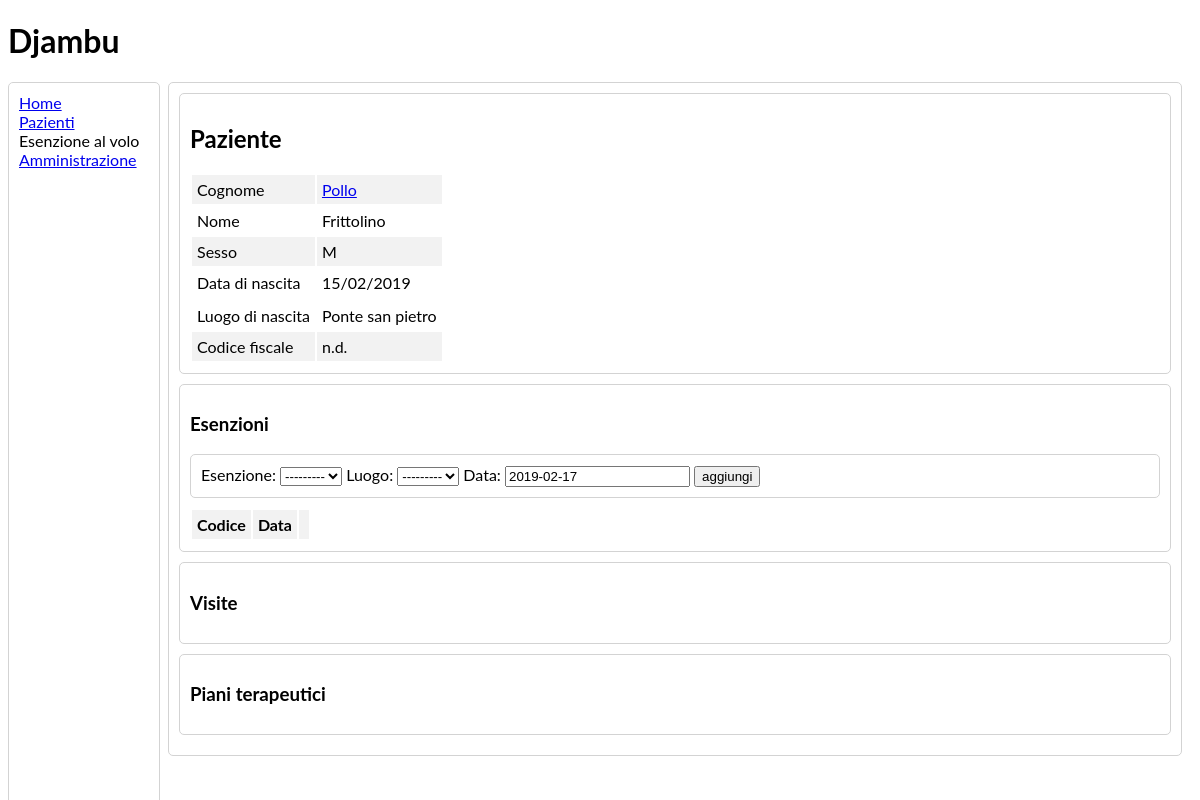
The app's page /patients/1/, older data.
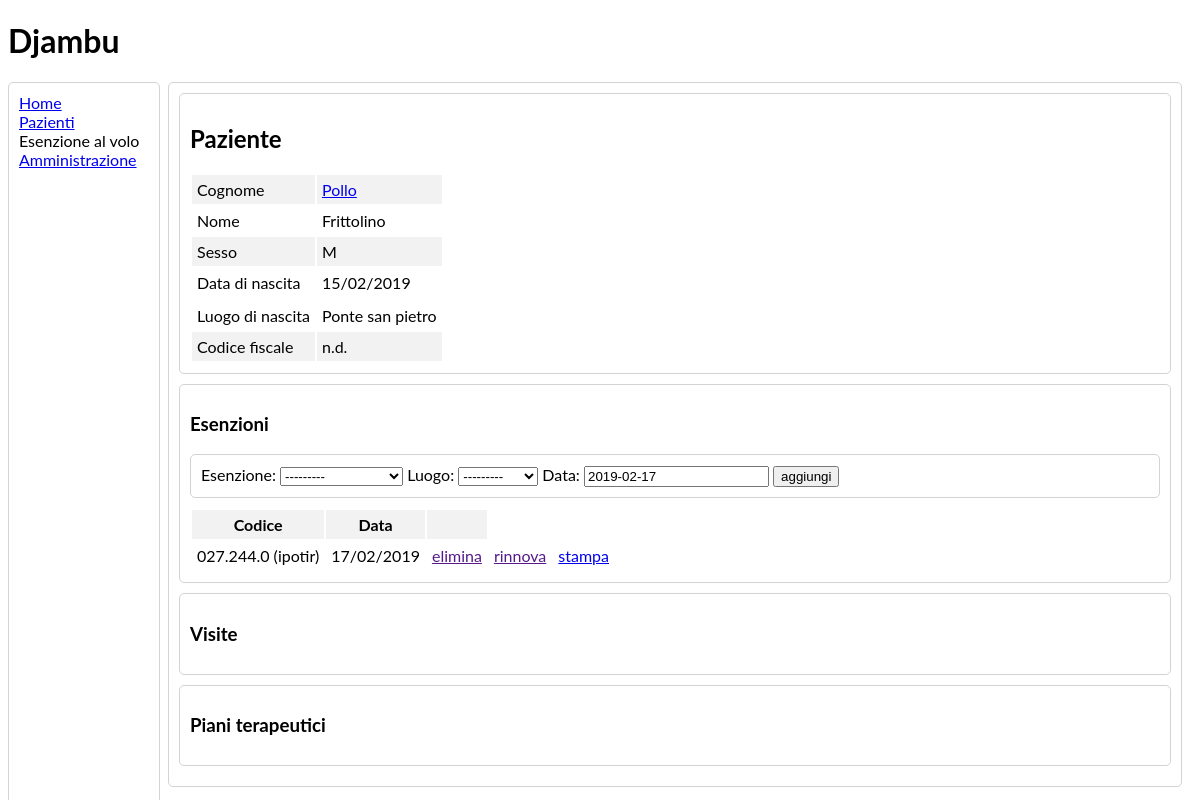
The same page, newer data.
### patients/models.py (models this page shows, shortened)
class Patient(models.Model): # TODO: make fields mandatory
    last_name = models.CharField(max_length=50, verbose_name='cognome')
    first_name = models.CharField(max_length=50, verbose_name='nome')
    sex = models.CharField(max_length=1, choices=SEX_CHOICES, verbose_name='sesso')
    birth_date = models.DateField(verbose_name='data di nascita')
    birth_place = models.CharField(max_length=100, verbose_name='luogo di nascita')
    fiscal_code = models.CharField(max_length=16, blank=True, null=True,
                                   verbose_name='codice fiscale')
    address = models.CharField(max_length=200, blank=True, null=True,
                               verbose_name='indirizzo')
    class Meta:
        verbose_name = 'paziente'
        verbose_name_plural = 'pazienti'

class Exemption(models.Model):
    patient = models.ForeignKey(Patient, on_delete=models.SET_NULL, null=True,
                                blank=True, verbose_name='paziente')
    exemption = models.ForeignKey(ExemptionCodes, on_delete=models.SET_NULL,
                                  null=True, verbose_name='esenzione')
    name = models.CharField(max_length=150, null=True, default=' ',
                            blank=True, verbose_name='nome paziente')
    birth_place = models.CharField(max_length=50, null=True, blank=True,
                                   verbose_name='luogo di nascita',
                                   default=None)
    birth_date = models.DateField(verbose_name='data di nascita', null=True,
                                  blank=True, default=None)
    signature_place = models.ForeignKey(Place, verbose_name='luogo',
                                        on_delete=models.CASCADE)
    signature_date = models.DateField(verbose_name='data',
                                      default=utils.timezone.now)
    class Meta:
        verbose_name = 'esenzione'
        verbose_name_plural = 'esenzioni'

class ExemptionCodes(models.Model):
    code = models.CharField(max_length=10, verbose_name='codice')
    name = models.CharField(max_length=200, verbose_name='nome')
    short_name = models.CharField(max_length=10, verbose_name='abbreviazione')
    def __str__(self):
        return f"{self.code} ({self.short_name})"
    class Meta:
        verbose_name = 'codice esenzione'
        verbose_name_plural = 'codici esenzione'

### patients/views.py (the view)
# urls.py: path('<int:pk>/', PatientDetailView.as_view(),
class PatientDetailView(DetailView):
    model = Patient
    template_name = 'patients/patient_detail.html'
    def get_context_data(self, **kwargs):
        context = super().get_context_data(**kwargs)
        context['exemptions'] = Exemption.objects.filter(
                patient_id=self.object.pk)
        context['exemption_form'] = RapidExemptionForm()
        return context

### patients/forms.py
class RapidExemptionForm(forms.ModelForm):
    class Meta:
        model = Exemption
        fields = ['patient', 'exemption', 'signature_place', 'signature_date']

### patients/models.py (called while the page is built)
    def __str__(self):
        return self.municipality

### patients/templates/patients/patient_detail.html (shortened to what this page needs)
{% extends './base_djambu.html' %}
{% block content %}
  <div class="round-border-panel">
    <div class="round-border-panel">
      <h2>Paziente</h2>
        <table class="table-no-background">
          <tr>
            <td>Cognome</td>
            <td><a href="/patients_admin/patients/patient/{{ object.pk }}/change/">
              {{ object.last_name|capfirst }}
            </a></td>
          </tr>
          <tr>
            <td>Nome</td>
            <td>{{ object.first_name|capfirst }}</td>
          </tr>
          <tr>
            <td>Sesso</td>
            <td>{{ object.sex|capfirst }}</td>
          </tr>
          <tr>
            <td>Data di nascita</td>
            <td>{{ object.birth_date|date:'d/m/Y' }}</td>
          </tr>
          <tr>
           <tr>
            <td>Luogo di nascita</td>
            <td>{{ object.birth_place|capfirst }}</td>
          </tr>
          <tr>
            <td>Codice fiscale</td>
            <td>{{ object.fiscal_code|default:'n.d.' }}</td>
          </tr>
        </table>
     </div>
    {% include 'patients/panel_exemptions.html' %}
    {% include 'patients/panel_visits.html' %}
    {% include 'patients/panel_plans.html' %}
  </div>
{% endblock %}

### patients/templates/patients/base_djambu.html (shortened to what this page needs)
{% extends './base.html' %}
{% block stylesheet %}
  {% load static %}
  {% static 'patients/css/style.css' %}
{% endblock %}
{% block body %}
  <h1>Djambu</h1>
  {% include './nav_bar.html' %}
    <div class="main">
      {% block content %}{% endblock %}
    </div>
{% endblock %}

### patients/templates/patients/base.html (shortened to what this page needs)
<!DOCTYPE html>
<html lang="en">
<head>
  <link rel="stylesheet" type="text/css"
        href="{% block stylesheet %}{% endblock %}">
</head>
<body>
  {% block body %}{% endblock %}
</body>
</html>

### patients/templates/patients/nav_bar.html
<div class="nav-bar">
  <a href="{% url 'patients:home' %}">Home</a> <br>
  <a href="{% url 'patients:patients_list' %}">Pazienti</a> <br>
  Esenzione al volo <br>
  <a href="/patients_admin/">Amministrazione</a>
</div>

### patients/templates/patients/panel_exemptions.html
<div class="round-border-panel">
  <h3>Esenzioni</h3>
  {% include 'patients/rapid_exemption_form.html' %}
  <table>
    <tr>
      <th>Codice</th>
      <th>Data</th>
      <th></th>
    </tr>
    {% for e in exemptions %}
      <tr>
        <td>{{ e.exemption }}</td>
        <td>{{ e.signature_date|date:'d/m/Y' }}</td>
        <td><a href="">elimina</a> </td>
        <td><a href="">rinnova</a><br></td>
        <td><a href="{% url 'patients:exemption_pdf' e.id %}">stampa</a></td>
      </tr>
    {% endfor %}
  </table>
</div>

### patients/templates/patients/rapid_exemption_form.html (shortened to what this page needs)
<div class="round-border-panel">
  <form action="{% url 'patients:rapid_add_exemption' %}" method="post">
    {{ exemption_form.exemption.label_tag }}
    {{ exemption_form.exemption }}
    {{ exemption_form.signature_place.label_tag }}
    {{ exemption_form.signature_place }}
    {{ exemption_form.signature_date.label_tag }}
    {{ exemption_form.signature_date }}
    <input type="submit" value="aggiungi">
  </form>
</div>

### patients/templates/patients/panel_visits.html
<div class="round-border-panel">
  <h3>Visite</h3>
</div>

### patients/templates/patients/panel_plans.html
<div class="round-border-panel">
  <h3>Piani terapeutici</h3>
</div>

### patients/static/patients/css/style.css (style rules this page uses)
body { font-family: Lato, sans-serif; }
th, td { padding: 5px; }
tr:nth-child(odd) { background-color: #f2f2f2; }
.round-border-panel { border: 1px solid lightgrey; border-radius: 5px; padding: 10px; margin-bottom: 10px; }
.nav-bar { height: 100%; width: 130px; position: fixed; z-index: 1; overflow-x: hidden; border: 1px solid lightgrey; border-radius: 5px; padding: 10px; }
.main { margin-left: 150px; padding: 0px 10px; }

Row changes from the older to the newer data that the page shows:
added Exemption: exemption "027.244.0 (ipotir)", signature_date "17/02/2019"
